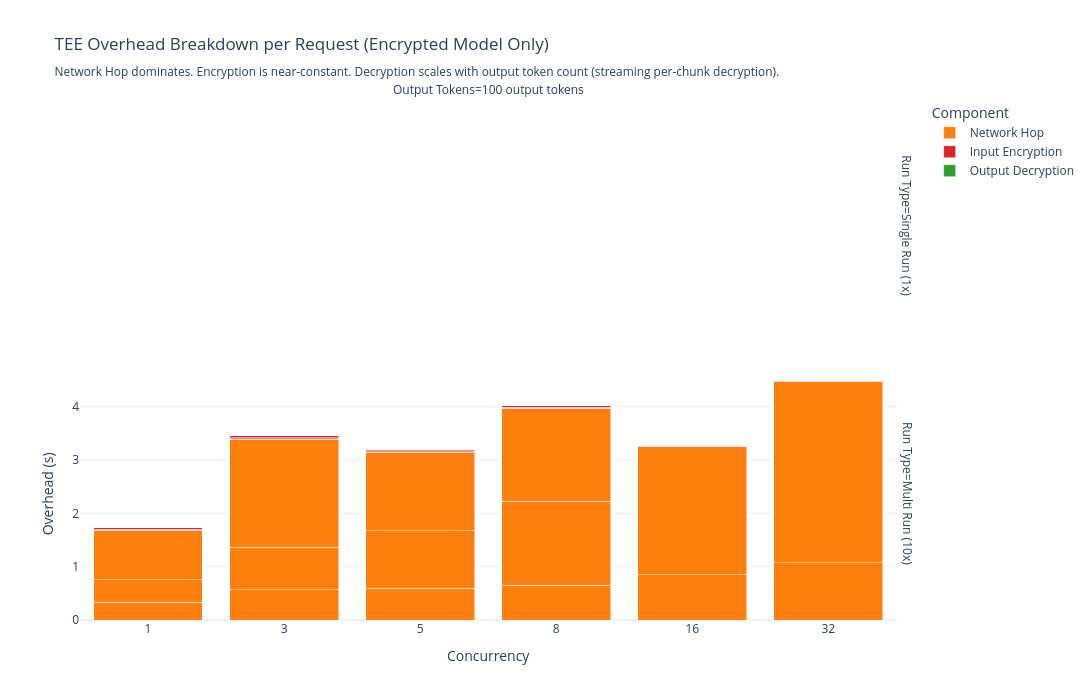

The code cell stored with this chart in its notebook:
### Markdown cell above
## 4. TEE Overhead Decomposition (Encrypted Model Only)

Three measurable components are returned by the TEE per request:

| Component | Description | Expected Behavior |
|-----------|-------------|-------------------|
| **Input Encryption** | Time to encrypt the prompt before sending to server | ~constant, independent of output length |
| **Output Decryption** | Cumulative time to decrypt all streaming output chunks | grows with output token count |
| **Network Hop** | Round-trip latency through the TEE (Client→TEE→Server→TEE→Client) | grows with concurrency (TEE queue) and output tokens |

> The network hop is the dominant overhead. At high concurrency it grows due to TEE core saturation.

### Code cell
df_tee = df_all[df_all['label'] == 'Encrypted'].copy()

# Convert ms → s for consistent units with latency charts
df_tee['Network Hop']        = df_tee['server_network_latency_ms_mean'] / 1000
df_tee['Input Encryption']   = df_tee['total_encryption_time_ms_mean']  / 1000
df_tee['Output Decryption']  = df_tee['total_decryption_time_ms_mean']  / 1000

TEE_ID_COLS  = ['run_type', 'out_tokens_label', 'num_concurrent_requests']
TEE_VAL_COLS = ['Network Hop', 'Input Encryption', 'Output Decryption']

df_tee_melt = df_tee[TEE_ID_COLS + TEE_VAL_COLS].melt(
    id_vars=TEE_ID_COLS, var_name='Component', value_name='Overhead (s)'
)

COMP_COLORS = {
    'Network Hop':       '#FF7F0E',
    'Input Encryption':  '#D62728',
    'Output Decryption': '#2CA02C',
}

fig = px.bar(
    df_tee_melt,
    x='num_concurrent_requests',
    y='Overhead (s)',
    color='Component',
    facet_col='out_tokens_label',
    facet_row='run_type',
    barmode='stack',
    color_discrete_map=COMP_COLORS,
    category_orders={
        'num_concurrent_requests': CONC_ORDER,
        'run_type': ['Single Run (1x)', 'Multi Run (10x)'],
    },
    labels={
        'num_concurrent_requests': 'Concurrency',
        'run_type':                'Run Type',
        'out_tokens_label':        'Output Tokens',
    },
    title=(
        'TEE Overhead Breakdown per Request (Encrypted Model Only)<br>'
        '<sub>Network Hop dominates. Encryption is near-constant. '
        'Decryption scales with output token count (streaming per-chunk decryption).</sub>'
    ),
)
fig.update_layout(height=700, width=1100, template='plotly_white')
fig.update_xaxes(type='category')
fig.show()

### Figure 1 — Plotly figure (JSON) as saved in the notebook; plotly's stock layout.template omitted (floating-point values rounded to 4 significant figures)
{"data": [{"hovertemplate": "Component=Network Hop<br>Run Type=Multi Run (10x)<br>Output Tokens=100 output tokens<br>Concurrency=%{x}<br>Overhead (s)=%{y}<extra></extra>", "legendgroup": "Network Hop", "marker": {"color": "#FF7F0E", "pattern": {"shape": ""}}, "name": "Network Hop", "orientation": "v", "showlegend": true, "textposition": "auto", "type": "bar", "x": [1, 3, 5, 8, 16, 32, 1, 3, 5, 8, 16, 32, 1, 3, 5, 8], "xaxis": "x", "y": [0.3308, 0.5665, 0.5984, 0.6528, 0.8511, 1.076, 0.4268, 0.8006, 1.074, 1.579, 2.401, 3.389, 0.9138, 2.021, 1.474, 1.733], "yaxis": "y"}, {"hovertemplate": "Component=Input Encryption<br>Run Type=Multi Run (10x)<br>Output Tokens=100 output tokens<br>Concurrency=%{x}<br>Overhead (s)=%{y}<extra></extra>", "legendgroup": "Input Encryption", "marker": {"color": "#D62728", "pattern": {"shape": ""}}, "name": "Input Encryption", "orientation": "v", "showlegend": true, "textposition": "auto", "type": "bar", "x": [1, 3, 5, 8, 16, 32, 1, 3, 5, 8, 16, 32, 1, 3, 5, 8], "xaxis": "x", "y": [0.01222, 0.009303, 0.008853, 0.009036, 0.009166, 0.008915, 0.01759, 0.01756, 0.01763, 0.01742, 0.01788, 0.0188, 0.03776, 0.03857, 0.03386, 0.03496], "yaxis": "y"}, {"hovertemplate": "Component=Output Decryption<br>Run Type=Multi Run (10x)<br>Output Tokens=100 output tokens<br>Concurrency=%{x}<br>Overhead (s)=%{y}<extra></extra>", "legendgroup": "Output Decryption", "marker": {"color": "#2CA02C", "pattern": {"shape": ""}}, "name": "Output Decryption", "orientation": "v", "showlegend": true, "textposition": "auto", "type": "bar", "x": [1, 3, 5, 8, 16, 32, 1, 3, 5, 8, 16, 32, 1, 3, 5, 8], "xaxis": "x", "y": [0.001837, 0.0006765, 0.00053, 0.0004893, 0.0005106, 0.0004076, 0.0002988, 0.0003952, 0.0004118, 0.0004953, 0.0003387, 0.0003509, 0.0003331, 0.0003131, 0.0004452, 0.000564], "yaxis": "y"}], "layout": {"annotations": [{"font": {}, "showarrow": false, "text": "Output Tokens=100 output tokens", "x": 0.49, "xanchor": "center", "xref": "paper", "y": 1, "yanchor": "bottom", "yref": "paper"}, {"font": {}, "showarrow": false, "text": "Run Type=Multi Run (10x)", "textangle": 90, "x": 0.98, "xanchor": "left", "xref": "paper", "y": 0.2425, "yanchor": "middle", "yref": "paper"}, {"font": {}, "showarrow": false, "text": "Run Type=Single Run (1x)", "textangle": 90, "x": 0.98, "xanchor": "left", "xref": "paper", "y": 0.7575, "yanchor": "middle", "yref": "paper"}], "barmode": "stack", "height": 700, "legend": {"title": {"text": "Component"}, "tracegroupgap": 0}, "title": {"text": "TEE Overhead Breakdown per Request (Encrypted Model Only)<br><sub>Network Hop dominates. Encryption is near-constant. Decryption scales with output token count (streaming per-chunk decryption).</sub>"}, "width": 1100, "xaxis": {"anchor": "y", "categoryarray": [1, 3, 5, 8, 16, 32], "categoryorder": "array", "domain": [0, 0.98], "title": {"text": "Concurrency"}, "type": "category"}, "xaxis2": {"anchor": "y2", "domain": [0, 0.98], "matches": "x", "showticklabels": false, "type": "category"}, "yaxis": {"anchor": "x", "domain": [0, 0.485], "title": {"text": "Overhead (s)"}}, "yaxis2": {"anchor": "x2", "domain": [0.515, 1], "matches": "y", "title": {"text": "Overhead (s)"}}}}
